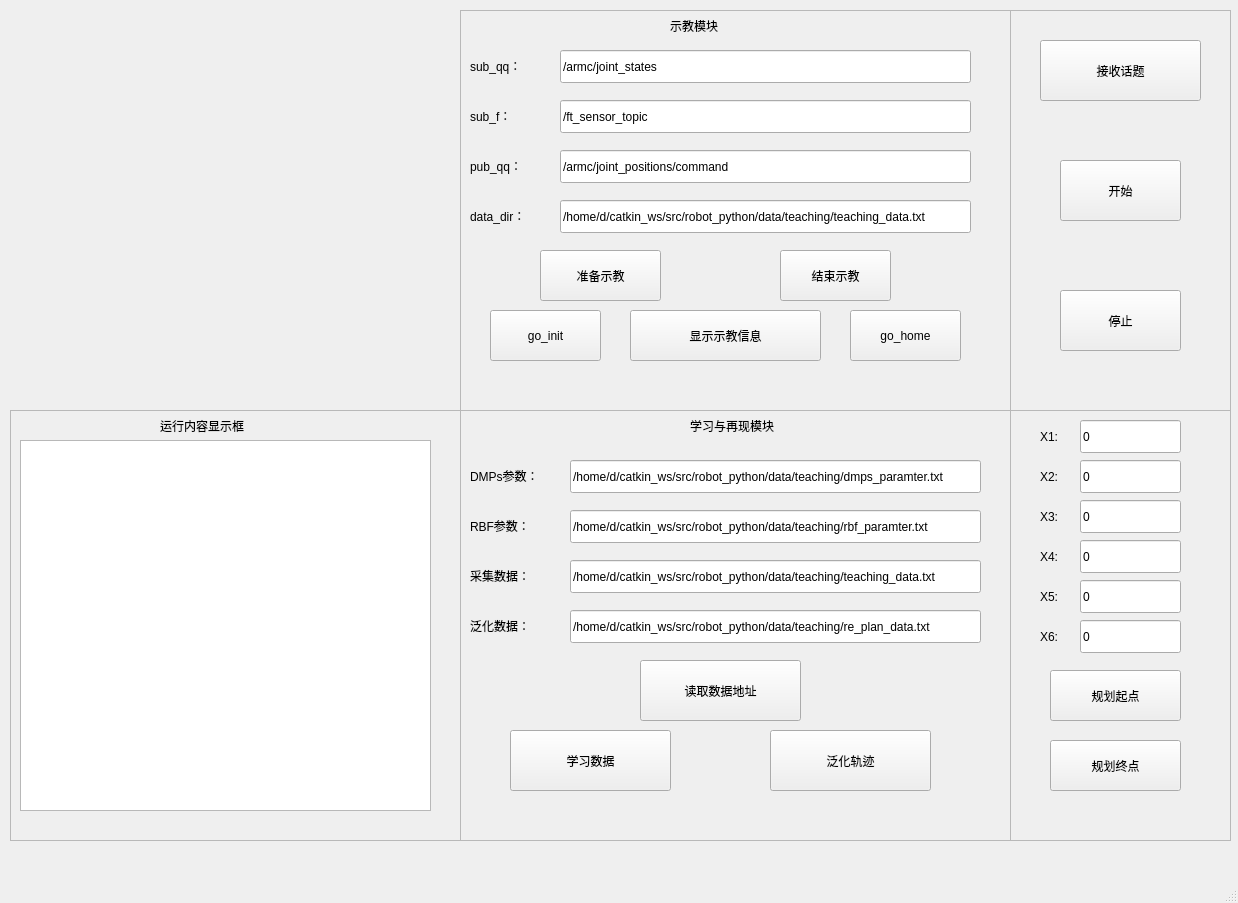
<?xml version="1.0" encoding="UTF-8"?>
<ui version="4.0">
 <class>TeachingForm1</class>
 <widget class="QMainWindow" name="TeachingForm1">
  <property name="geometry">
   <rect>
    <x>0</x>
    <y>0</y>
    <width>1238</width>
    <height>903</height>
   </rect>
  </property>
  <property name="windowTitle">
   <string>MainWindow</string>
  </property>
  <property name="iconSize">
   <size>
    <width>16</width>
    <height>16</height>
   </size>
  </property>
  <property name="animated">
   <bool>false</bool>
  </property>
  <widget class="QWidget" name="centralwidget">
   <widget class="QWidget" name="horizontalLayoutWidget">
    <property name="geometry">
     <rect>
      <x>10</x>
      <y>10</y>
      <width>451</width>
      <height>401</height>
     </rect>
    </property>
    <layout class="QHBoxLayout" name="horizontalLayout_1"/>
   </widget>
   <widget class="QWidget" name="horizontalLayoutWidget_2">
    <property name="geometry">
     <rect>
      <x>10</x>
      <y>410</y>
      <width>451</width>
      <height>431</height>
     </rect>
    </property>
    <layout class="QHBoxLayout" name="horizontalLayout_2">
     <item>
      <widget class="QFrame" name="frame_2">
       <property name="frameShape">
        <enum>QFrame::StyledPanel</enum>
       </property>
       <property name="frameShadow">
        <enum>QFrame::Raised</enum>
       </property>
       <widget class="QTextEdit" name="textEdit">
        <property name="geometry">
         <rect>
          <x>10</x>
          <y>30</y>
          <width>411</width>
          <height>371</height>
         </rect>
        </property>
       </widget>
       <widget class="QLabel" name="label">
        <property name="geometry">
         <rect>
          <x>150</x>
          <y>0</y>
          <width>131</width>
          <height>31</height>
         </rect>
        </property>
        <property name="text">
         <string>运行内容显示框</string>
        </property>
       </widget>
      </widget>
     </item>
    </layout>
   </widget>
   <widget class="QWidget" name="horizontalLayoutWidget_5">
    <property name="geometry">
     <rect>
      <x>460</x>
      <y>410</y>
      <width>551</width>
      <height>431</height>
     </rect>
    </property>
    <layout class="QHBoxLayout" name="horizontalLayout_5">
     <item>
      <widget class="QFrame" name="frame">
       <property name="frameShape">
        <enum>QFrame::StyledPanel</enum>
       </property>
       <property name="frameShadow">
        <enum>QFrame::Raised</enum>
       </property>
       <widget class="QLineEdit" name="lineEdit_rbf_dir">
        <property name="geometry">
         <rect>
          <x>110</x>
          <y>100</y>
          <width>411</width>
          <height>33</height>
         </rect>
        </property>
        <property name="text">
         <string>/home/d/catkin_ws/src/robot_python/data/teaching/rbf_paramter.txt</string>
        </property>
       </widget>
       <widget class="QLabel" name="label_12">
        <property name="geometry">
         <rect>
          <x>230</x>
          <y>0</y>
          <width>131</width>
          <height>31</height>
         </rect>
        </property>
        <property name="text">
         <string>学习与再现模块</string>
        </property>
       </widget>
       <widget class="QLabel" name="label_17">
        <property name="geometry">
         <rect>
          <x>10</x>
          <y>50</y>
          <width>91</width>
          <height>31</height>
         </rect>
        </property>
        <property name="text">
         <string>DMPs参数：</string>
        </property>
       </widget>
       <widget class="QLineEdit" name="lineEdit_dmps_dir">
        <property name="geometry">
         <rect>
          <x>110</x>
          <y>50</y>
          <width>411</width>
          <height>33</height>
         </rect>
        </property>
        <property name="text">
         <string>/home/d/catkin_ws/src/robot_python/data/teaching/dmps_paramter.txt</string>
        </property>
       </widget>
       <widget class="QLabel" name="label_19">
        <property name="geometry">
         <rect>
          <x>10</x>
          <y>100</y>
          <width>81</width>
          <height>31</height>
         </rect>
        </property>
        <property name="text">
         <string>RBF参数：</string>
        </property>
       </widget>
       <widget class="QPushButton" name="button_teach_learn">
        <property name="geometry">
         <rect>
          <x>50</x>
          <y>320</y>
          <width>161</width>
          <height>61</height>
         </rect>
        </property>
        <property name="text">
         <string>学习数据</string>
        </property>
        <property name="autoDefault">
         <bool>true</bool>
        </property>
       </widget>
       <widget class="QLabel" name="label_21">
        <property name="geometry">
         <rect>
          <x>10</x>
          <y>150</y>
          <width>81</width>
          <height>31</height>
         </rect>
        </property>
        <property name="text">
         <string>采集数据：</string>
        </property>
       </widget>
       <widget class="QLineEdit" name="lineEdit_simple_data">
        <property name="geometry">
         <rect>
          <x>110</x>
          <y>150</y>
          <width>411</width>
          <height>33</height>
         </rect>
        </property>
        <property name="text">
         <string>/home/d/catkin_ws/src/robot_python/data/teaching/teaching_data.txt</string>
        </property>
       </widget>
       <widget class="QPushButton" name="button_teach_rep">
        <property name="geometry">
         <rect>
          <x>310</x>
          <y>320</y>
          <width>161</width>
          <height>61</height>
         </rect>
        </property>
        <property name="text">
         <string>泛化轨迹</string>
        </property>
        <property name="autoDefault">
         <bool>true</bool>
        </property>
       </widget>
       <widget class="QPushButton" name="button_read_dir">
        <property name="geometry">
         <rect>
          <x>180</x>
          <y>250</y>
          <width>161</width>
          <height>61</height>
         </rect>
        </property>
        <property name="text">
         <string>读取数据地址</string>
        </property>
        <property name="autoDefault">
         <bool>true</bool>
        </property>
       </widget>
       <widget class="QLineEdit" name="lineEdit_general_data">
        <property name="geometry">
         <rect>
          <x>110</x>
          <y>200</y>
          <width>411</width>
          <height>33</height>
         </rect>
        </property>
        <property name="text">
         <string>/home/d/catkin_ws/src/robot_python/data/teaching/re_plan_data.txt</string>
        </property>
       </widget>
       <widget class="QLabel" name="label_24">
        <property name="geometry">
         <rect>
          <x>10</x>
          <y>200</y>
          <width>81</width>
          <height>31</height>
         </rect>
        </property>
        <property name="text">
         <string>泛化数据：</string>
        </property>
       </widget>
      </widget>
     </item>
    </layout>
   </widget>
   <widget class="QWidget" name="horizontalLayoutWidget_6">
    <property name="geometry">
     <rect>
      <x>460</x>
      <y>10</y>
      <width>551</width>
      <height>401</height>
     </rect>
    </property>
    <layout class="QHBoxLayout" name="horizontalLayout_6">
     <item>
      <widget class="QFrame" name="frame_4">
       <property name="frameShape">
        <enum>QFrame::StyledPanel</enum>
       </property>
       <property name="frameShadow">
        <enum>QFrame::Raised</enum>
       </property>
       <widget class="QLabel" name="label_11">
        <property name="geometry">
         <rect>
          <x>210</x>
          <y>0</y>
          <width>71</width>
          <height>31</height>
         </rect>
        </property>
        <property name="text">
         <string>示教模块</string>
        </property>
       </widget>
       <widget class="QPushButton" name="button_ready_teach">
        <property name="geometry">
         <rect>
          <x>80</x>
          <y>240</y>
          <width>121</width>
          <height>51</height>
         </rect>
        </property>
        <property name="text">
         <string>准备示教</string>
        </property>
        <property name="autoDefault">
         <bool>true</bool>
        </property>
       </widget>
       <widget class="QPushButton" name="button_end_teach">
        <property name="geometry">
         <rect>
          <x>320</x>
          <y>240</y>
          <width>111</width>
          <height>51</height>
         </rect>
        </property>
        <property name="text">
         <string>结束示教</string>
        </property>
        <property name="autoDefault">
         <bool>true</bool>
        </property>
       </widget>
       <widget class="QLineEdit" name="lineEdit_sub_qq">
        <property name="geometry">
         <rect>
          <x>100</x>
          <y>40</y>
          <width>411</width>
          <height>33</height>
         </rect>
        </property>
        <property name="text">
         <string>/armc/joint_states</string>
        </property>
       </widget>
       <widget class="QLabel" name="label_14">
        <property name="geometry">
         <rect>
          <x>10</x>
          <y>40</y>
          <width>81</width>
          <height>31</height>
         </rect>
        </property>
        <property name="text">
         <string>sub_qq：</string>
        </property>
       </widget>
       <widget class="QLabel" name="label_15">
        <property name="geometry">
         <rect>
          <x>10</x>
          <y>90</y>
          <width>81</width>
          <height>31</height>
         </rect>
        </property>
        <property name="text">
         <string>sub_f：</string>
        </property>
       </widget>
       <widget class="QLineEdit" name="lineEdit_sub_f">
        <property name="geometry">
         <rect>
          <x>100</x>
          <y>90</y>
          <width>411</width>
          <height>33</height>
         </rect>
        </property>
        <property name="text">
         <string>/ft_sensor_topic</string>
        </property>
       </widget>
       <widget class="QLabel" name="label_16">
        <property name="geometry">
         <rect>
          <x>10</x>
          <y>140</y>
          <width>81</width>
          <height>31</height>
         </rect>
        </property>
        <property name="text">
         <string>pub_qq：</string>
        </property>
       </widget>
       <widget class="QLineEdit" name="lineEdit_pub_qq">
        <property name="geometry">
         <rect>
          <x>100</x>
          <y>140</y>
          <width>411</width>
          <height>33</height>
         </rect>
        </property>
        <property name="text">
         <string>/armc/joint_positions/command</string>
        </property>
       </widget>
       <widget class="QPushButton" name="button_teach_show">
        <property name="geometry">
         <rect>
          <x>170</x>
          <y>300</y>
          <width>191</width>
          <height>51</height>
         </rect>
        </property>
        <property name="text">
         <string>显示示教信息</string>
        </property>
        <property name="autoDefault">
         <bool>true</bool>
        </property>
       </widget>
       <widget class="QLabel" name="label_20">
        <property name="geometry">
         <rect>
          <x>10</x>
          <y>190</y>
          <width>81</width>
          <height>31</height>
         </rect>
        </property>
        <property name="text">
         <string>data_dir：</string>
        </property>
       </widget>
       <widget class="QLineEdit" name="lineEdit_data_dir">
        <property name="geometry">
         <rect>
          <x>100</x>
          <y>190</y>
          <width>411</width>
          <height>33</height>
         </rect>
        </property>
        <property name="text">
         <string>/home/d/catkin_ws/src/robot_python/data/teaching/teaching_data.txt</string>
        </property>
       </widget>
       <widget class="QPushButton" name="button_go_init">
        <property name="geometry">
         <rect>
          <x>30</x>
          <y>300</y>
          <width>111</width>
          <height>51</height>
         </rect>
        </property>
        <property name="text">
         <string>go_init</string>
        </property>
        <property name="autoDefault">
         <bool>true</bool>
        </property>
       </widget>
       <widget class="QPushButton" name="button_go_home">
        <property name="geometry">
         <rect>
          <x>390</x>
          <y>300</y>
          <width>111</width>
          <height>51</height>
         </rect>
        </property>
        <property name="text">
         <string>go_home</string>
        </property>
        <property name="autoDefault">
         <bool>true</bool>
        </property>
       </widget>
      </widget>
     </item>
    </layout>
   </widget>
   <widget class="QWidget" name="verticalLayoutWidget">
    <property name="geometry">
     <rect>
      <x>1010</x>
      <y>410</y>
      <width>221</width>
      <height>431</height>
     </rect>
    </property>
    <layout class="QVBoxLayout" name="verticalLayout">
     <item>
      <widget class="QFrame" name="frame_7">
       <property name="frameShape">
        <enum>QFrame::StyledPanel</enum>
       </property>
       <property name="frameShadow">
        <enum>QFrame::Raised</enum>
       </property>
       <widget class="QLabel" name="label_4">
        <property name="geometry">
         <rect>
          <x>30</x>
          <y>130</y>
          <width>31</width>
          <height>33</height>
         </rect>
        </property>
        <property name="text">
         <string>X4:</string>
        </property>
       </widget>
       <widget class="QLineEdit" name="lineEdit_x5">
        <property name="geometry">
         <rect>
          <x>70</x>
          <y>170</y>
          <width>101</width>
          <height>33</height>
         </rect>
        </property>
        <property name="text">
         <string>0</string>
        </property>
       </widget>
       <widget class="QLabel" name="label_5">
        <property name="geometry">
         <rect>
          <x>30</x>
          <y>210</y>
          <width>31</width>
          <height>33</height>
         </rect>
        </property>
        <property name="text">
         <string>X6:</string>
        </property>
       </widget>
       <widget class="QLineEdit" name="lineEdit_x6">
        <property name="geometry">
         <rect>
          <x>70</x>
          <y>210</y>
          <width>101</width>
          <height>33</height>
         </rect>
        </property>
        <property name="text">
         <string>0</string>
        </property>
       </widget>
       <widget class="QLineEdit" name="lineEdit_x4">
        <property name="geometry">
         <rect>
          <x>70</x>
          <y>130</y>
          <width>101</width>
          <height>33</height>
         </rect>
        </property>
        <property name="text">
         <string>0</string>
        </property>
       </widget>
       <widget class="QLabel" name="label_7">
        <property name="geometry">
         <rect>
          <x>30</x>
          <y>170</y>
          <width>31</width>
          <height>33</height>
         </rect>
        </property>
        <property name="text">
         <string>X5:</string>
        </property>
       </widget>
       <widget class="QLabel" name="label_8">
        <property name="geometry">
         <rect>
          <x>30</x>
          <y>90</y>
          <width>31</width>
          <height>33</height>
         </rect>
        </property>
        <property name="text">
         <string>X3:</string>
        </property>
       </widget>
       <widget class="QLineEdit" name="lineEdit_q3">
        <property name="geometry">
         <rect>
          <x>70</x>
          <y>90</y>
          <width>101</width>
          <height>33</height>
         </rect>
        </property>
        <property name="text">
         <string>0</string>
        </property>
       </widget>
       <widget class="QLabel" name="label_9">
        <property name="geometry">
         <rect>
          <x>30</x>
          <y>50</y>
          <width>31</width>
          <height>33</height>
         </rect>
        </property>
        <property name="text">
         <string>X2:</string>
        </property>
       </widget>
       <widget class="QLineEdit" name="lineEdit_x2">
        <property name="geometry">
         <rect>
          <x>70</x>
          <y>50</y>
          <width>101</width>
          <height>33</height>
         </rect>
        </property>
        <property name="text">
         <string>0</string>
        </property>
       </widget>
       <widget class="QLabel" name="label_10">
        <property name="geometry">
         <rect>
          <x>30</x>
          <y>10</y>
          <width>31</width>
          <height>33</height>
         </rect>
        </property>
        <property name="text">
         <string>X1:</string>
        </property>
       </widget>
       <widget class="QLineEdit" name="lineEdit_x1">
        <property name="geometry">
         <rect>
          <x>70</x>
          <y>10</y>
          <width>101</width>
          <height>33</height>
         </rect>
        </property>
        <property name="text">
         <string>0</string>
        </property>
       </widget>
       <widget class="QPushButton" name="button_plan_begin">
        <property name="geometry">
         <rect>
          <x>40</x>
          <y>260</y>
          <width>131</width>
          <height>51</height>
         </rect>
        </property>
        <property name="text">
         <string>规划起点</string>
        </property>
        <property name="autoDefault">
         <bool>true</bool>
        </property>
       </widget>
       <widget class="QPushButton" name="button_plan_end">
        <property name="geometry">
         <rect>
          <x>40</x>
          <y>330</y>
          <width>131</width>
          <height>51</height>
         </rect>
        </property>
        <property name="text">
         <string>规划终点</string>
        </property>
        <property name="autoDefault">
         <bool>true</bool>
        </property>
       </widget>
       <zorder>lineEdit_x4</zorder>
       <zorder>label_4</zorder>
       <zorder>lineEdit_x5</zorder>
       <zorder>label_7</zorder>
       <zorder>label_5</zorder>
       <zorder>lineEdit_x6</zorder>
       <zorder>label_8</zorder>
       <zorder>lineEdit_q3</zorder>
       <zorder>label_9</zorder>
       <zorder>lineEdit_x2</zorder>
       <zorder>label_10</zorder>
       <zorder>lineEdit_x1</zorder>
       <zorder>button_plan_begin</zorder>
       <zorder>button_plan_end</zorder>
      </widget>
     </item>
    </layout>
   </widget>
   <widget class="QWidget" name="verticalLayoutWidget_2">
    <property name="geometry">
     <rect>
      <x>1010</x>
      <y>10</y>
      <width>221</width>
      <height>401</height>
     </rect>
    </property>
    <layout class="QVBoxLayout" name="verticalLayout_2">
     <item>
      <widget class="QFrame" name="frame_5">
       <property name="frameShape">
        <enum>QFrame::StyledPanel</enum>
       </property>
       <property name="frameShadow">
        <enum>QFrame::Raised</enum>
       </property>
       <widget class="QPushButton" name="button_begin">
        <property name="geometry">
         <rect>
          <x>50</x>
          <y>150</y>
          <width>121</width>
          <height>61</height>
         </rect>
        </property>
        <property name="text">
         <string>开始</string>
        </property>
        <property name="iconSize">
         <size>
          <width>16</width>
          <height>16</height>
         </size>
        </property>
        <property name="autoRepeat">
         <bool>false</bool>
        </property>
        <property name="autoExclusive">
         <bool>false</bool>
        </property>
        <property name="autoRepeatDelay">
         <number>400</number>
        </property>
        <property name="autoRepeatInterval">
         <number>200</number>
        </property>
        <property name="autoDefault">
         <bool>true</bool>
        </property>
        <property name="flat">
         <bool>false</bool>
        </property>
       </widget>
       <widget class="QPushButton" name="button_stop">
        <property name="geometry">
         <rect>
          <x>50</x>
          <y>280</y>
          <width>121</width>
          <height>61</height>
         </rect>
        </property>
        <property name="text">
         <string>停止</string>
        </property>
        <property name="autoDefault">
         <bool>true</bool>
        </property>
       </widget>
       <widget class="QPushButton" name="button_receive">
        <property name="geometry">
         <rect>
          <x>30</x>
          <y>30</y>
          <width>161</width>
          <height>61</height>
         </rect>
        </property>
        <property name="text">
         <string>接收话题</string>
        </property>
        <property name="autoDefault">
         <bool>true</bool>
        </property>
       </widget>
      </widget>
     </item>
    </layout>
   </widget>
  </widget>
  <widget class="QMenuBar" name="menubar">
   <property name="geometry">
    <rect>
     <x>0</x>
     <y>0</y>
     <width>1238</width>
     <height>35</height>
    </rect>
   </property>
   <property name="defaultUp">
    <bool>false</bool>
   </property>
  </widget>
  <widget class="QStatusBar" name="statusbar"/>
 </widget>
 <resources/>
 <connections/>
</ui>
